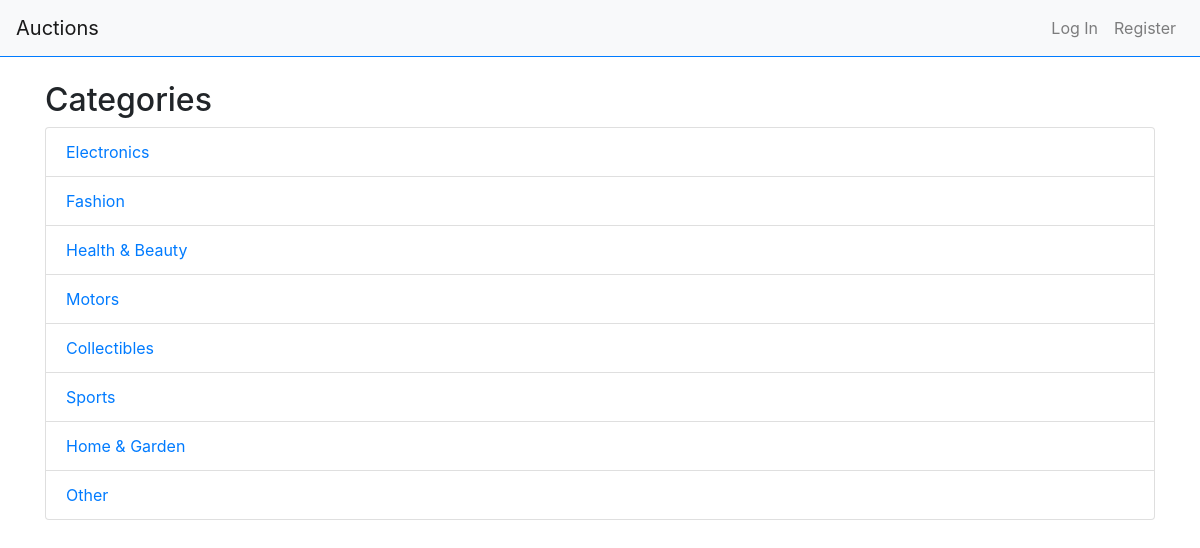
The page /categories on the database its author committed.
### auctions/models.py (models this page shows, shortened)
class Category(models.Model):
    name = models.CharField(max_length=64)
    class Meta:
        verbose_name_plural = "Categories"

### auctions/views.py (the view)
# urls.py: path("categories", views.show_categories, name="categories"),
def show_categories(request):
    return render(request, "auctions/categories.html", {
        "categories": Category.objects.all()
    })

### auctions/templates/auctions/categories.html (shortened to what this page needs)
{% extends "auctions/layout.html" %}
{% block body %}
    <div class="container">
        <h2>Categories</h2>
        <ul class="list-group">
            {% for category in categories %}
                <li class="list-group-item"><a href="{% url 'category' category.name %}">{{ category.name }}</a></li>
            {% endfor %}
        </ul>
    </div>
{% endblock %}

### auctions/templates/auctions/layout.html (shortened to what this page needs)
{% load static %}
<!DOCTYPE html>
<html lang="en">
    <head>
        <link rel="stylesheet" href="https://stackpath.bootstrapcdn.com/bootstrap/4.4.1/css/bootstrap.min.css">
        <link href="{% static 'auctions/styles.css' %}" rel="stylesheet">
    </head>
    <body>
        <nav class="navbar navbar-expand-md navbar-light bg-light border-bottom border-primary mb-4">
            <a class="navbar-brand" href="{% url 'index' %}">Auctions</a>
            <div class="collapse navbar-collapse" id="navbarNav">
                {% if user.is_authenticated %}
                    <ul class="navbar-nav mr-auto">
                        <li class="nav-item">
                            <a class="nav-link" href="{% url 'index' %}">Active Listings</a>
                        </li>
                        <li calss="nav-item">
                            <a class="nav-link" href="{% url 'categories' %}">Categories</a>
                        </li>
                        <li class="nav-item">
                            <a class="nav-link" href="{% url 'watchlisted' %}">Watchlist</a>
                        </li>
                        <li class="nav-item">
                            <a class="nav-link" href="{% url 'create_listing' %}">Create listing</a>
                        </li>
                    </ul>
                    <ul class="navbar-nav ml-auto">
                        <li class=nav-item>
                            <span class="navbar-text mr-2">Signed in as <b>{{ user.username }}</b></span>
                        </li>
                        <li class="nav-item">
                            <a class="nav-link" href="{% url 'logout' %}">Log Out</a>
                        </li>
                    </ul>
                {% else %}
                    <ul class="navbar-nav ml-auto">
                        <li class="nav-item">
                            <a class="nav-link" href="{% url 'login' %}">Log In</a>
                        </li>
                        <li class="nav-item">
                            <a class="nav-link" href="{% url 'register' %}">Register</a>
                        </li>
                    </ul>
                {% endif %}
            </div>
        </nav>
        {% block body %}
        {% endblock %}
    </body>
</html>

### rows shown on the page
Category: name "Electronics"
Category: name "Fashion"
Category: name "Health & Beauty"
Category: name "Motors"
Category: name "Collectibles"
Category: name "Sports"
Category: name "Home & Garden"
Category: name "Other"
